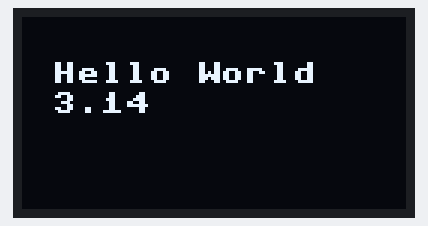
Recording of a program running on a simulated MicroPython board. On the bench: 128×64 one-colour display. At 0.1 s the program stops and its outputs stay as they are.

Above: at 0.1 s.

The program:

oled_hello.py
```python
import time
from machine import Pin, SoftI2C
import ssd1306  #install this using Thonny, for example.
import math

#Pin assignment
i2c = SoftI2C(scl=Pin(7), sda=Pin(6))  # Adjust the Pin numbers based on your connections
oled_width = 128
oled_height = 64
oled = ssd1306.SSD1306_I2C(oled_width, oled_height, i2c)
variable=3.14
oled.fill(0)  # Clear the screen
oled.text("Hello World", 10, 15)
oled.text(str(variable), 10, 25)
oled.show()  # Show the text
```
